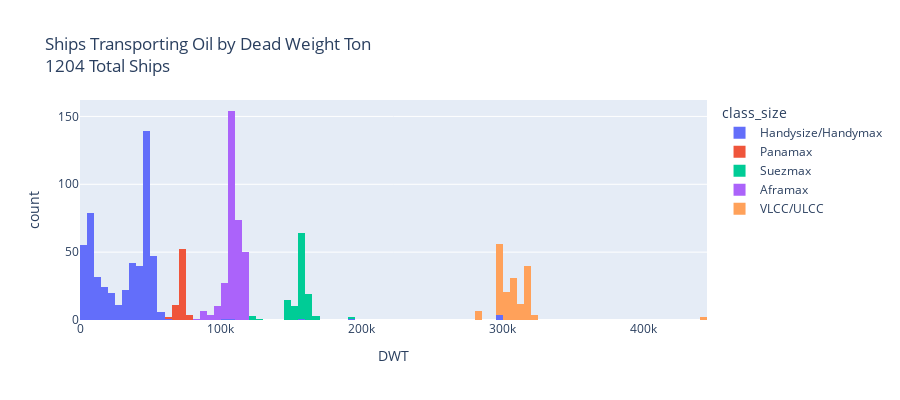

This figure's notebook cell:
### Code cell
fig = px.histogram(df, x="DWT", color="class_size", nbins=100, title=f"Ships Transporting Oil by Dead Weight Ton <br>"
                                                                            f"{df.shape[0]} Total Ships")
fig.update_layout(width=900, height=400)
fig.show()
# fig.write_html("all_ships_dwt_interactive_plot.html")

### Figure 1 — Plotly figure (JSON) as saved in the notebook; plotly's stock layout.template omitted (floating-point values rounded to 4 significant figures; data arrays with more than 128 entries replaced by an {"elided": "..."} marker saying what was removed)
{"data": [{"bingroup": "x", "hovertemplate": "class_size=Handysize/Handymax<br>DWT=%{x}<br>count=%{y}<extra></extra>", "legendgroup": "Handysize/Handymax", "marker": {"color": "#636efa", "pattern": {"shape": ""}}, "name": "Handysize/Handymax", "nbinsx": 100, "orientation": "v", "showlegend": true, "type": "histogram", "x": {"elided": "526 int values"}, "xaxis": "x", "yaxis": "y"}, {"bingroup": "x", "hovertemplate": "class_size=Panamax<br>DWT=%{x}<br>count=%{y}<extra></extra>", "legendgroup": "Panamax", "marker": {"color": "#EF553B", "pattern": {"shape": ""}}, "name": "Panamax", "nbinsx": 100, "orientation": "v", "showlegend": true, "type": "histogram", "x": [64220, 74999, 76002, 71637, 73083, 74999, 74999, 69999, 79885, 68467, 68467, 70514, 68467, 72910, 69629, 77551, 71498, 72768, 72736, 68467, 68439, 77712, 73004, 70426, 71864, 72652, 70681, 70616, 70313, 74999, 74999, 74999, 74999, 74999, 74999, 74999, 71024, 71818, 72515, 71055, 70675, 73788, 73741, 72910, 72714, 73901, 73911, 65125, 73664, 73664, 69523, 73980, 73672, 74035, 69830, 70053, 73919, 74999, 72722, 72722, 72722, 74994, 74862, 73719, 73427, 74581, 74548, 69323], "xaxis": "x", "yaxis": "y"}, {"bingroup": "x", "hovertemplate": "class_size=Suezmax<br>DWT=%{x}<br>count=%{y}<extra></extra>", "legendgroup": "Suezmax", "marker": {"color": "#00cc96", "pattern": {"shape": ""}}, "name": "Suezmax", "nbinsx": 100, "orientation": "v", "showlegend": true, "type": "histogram", "x": [149686, 146273, 148435, 124768, 146645, 150841, 150812, 153152, 126355, 159211, 159681, 159758, 159681, 159681, 159711, 159539, 159713, 157327, 159959, 159901, 159999, 160573, 150875, 150284, 160373, 153019, 160240, 147080, 160383, 164626, 160183, 160288, 149993, 159184, 159885, 164262, 164286, 159314, 159453, 159367, 164445, 159999, 159999, 164533, 149989, 149994, 165293, 159924, 151848, 151693, 159438, 166447, 149995, 149995, 149991, 149995, 158553, 159149, 159549, 150581, 159049, 159083, 159116, 159055, 159073, 159426, 159106, 159100, 149993, 159342, 159092, 159081, 159186, 159195, 146427, 146270, 163288, 164608, 164565, 158843, 159395, 152013, 162397, 158706, 163545, 166188, 158889, 158881, 158920, 158784, 158843, 164154, 164154, 164154, 158817, 156760, 156436, 156572, 158033, 156697, 156630, 156694, 158070, 158070, 158096, 158097, 156532, 158574, 158574, 158574, 157258, 158672, 122039, 122018, 192072], "xaxis": "x", "yaxis": "y"}, {"bingroup": "x", "hovertemplate": "class_size=Aframax<br>DWT=%{x}<br>count=%{y}<extra></extra>", "legendgroup": "Aframax", "marker": {"color": "#ab63fa", "pattern": {"shape": ""}}, "name": "Aframax", "nbinsx": 100, "orientation": "v", "showlegend": true, "type": "histogram", "x": {"elided": "325 int values"}, "xaxis": "x", "yaxis": "y"}, {"bingroup": "x", "hovertemplate": "class_size=VLCC/ULCC<br>DWT=%{x}<br>count=%{y}<extra></extra>", "legendgroup": "VLCC/ULCC", "marker": {"color": "#FFA15A", "pattern": {"shape": ""}}, "name": "VLCC/ULCC", "nbinsx": 100, "orientation": "v", "showlegend": true, "type": "histogram", "x": {"elided": "169 int values"}, "xaxis": "x", "yaxis": "y"}], "layout": {"barmode": "relative", "height": 400, "legend": {"title": {"text": "class_size"}, "tracegroupgap": 0}, "title": {"text": "Ships Transporting Oil by Dead Weight Ton <br>1204 Total Ships"}, "width": 900, "xaxis": {"anchor": "y", "domain": [0, 1], "title": {"text": "DWT"}}, "yaxis": {"anchor": "x", "domain": [0, 1], "title": {"text": "count"}}}}
